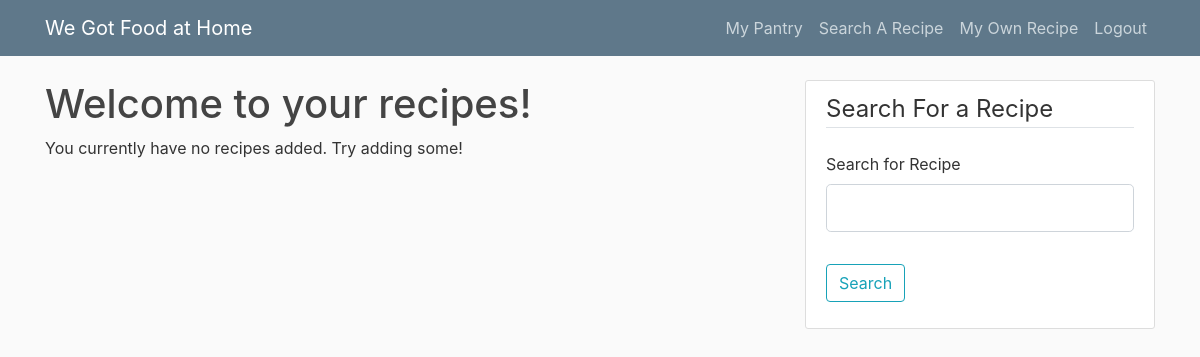
The app's page /search_recipe (signed in), older data.
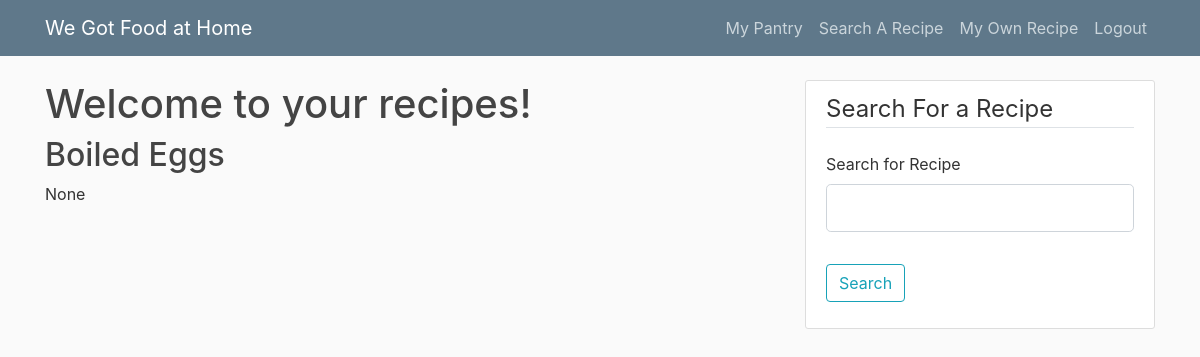
The same page, newer data.
### wdwh/models.py (models this page shows, shortened)
class Recipe(db.Model):
    id = db.Column(db.Integer, primary_key=True)
    name = db.Column(db.String(120), nullable=False)
    instructions = db.Column(db.Text)
    ingredients = db.relationship('Ingredient', backref='recipe', lazy=True)
    user_id = db.Column(db.Integer, db.ForeignKey('user.id'))

### wdwh/routes.py (the view)
@app.route("/search_recipe", methods=["GET", "POST"])
@login_required
def search_recipe():
    search_form = SearchRecipeForm()
    if search_form.validate_on_submit():
        recipe_name = search_form.query.data
    all_recipes = Recipe.query.filter_by(user_id=current_user.id).all()
    return render_template("search_recipe.html", title="Search Recipe", form=search_form, recipes=all_recipes)

### wdwh/forms.py
class SearchRecipeForm(FlaskForm):
    query = StringField("Search for Recipe", validators=[DataRequired()])
    submit = SubmitField("Search")

### wdwh/models.py (called while the page is built)
@login_manager.user_loader
def load_user(user_id):
    return User.query.get(int(user_id))

### wdwh/templates/search_recipe.html (shortened to what this page needs)
{% extends "layout.html" %}
{% block content %}
    <h1>Welcome to your recipes!</h1>
    {% if recipes %}
        {% for recipe in recipes%}
            <h2>{{recipe.name}}</h2>
            <p>{{recipe.instructions}}</p>
        {% endfor %}
    {% else %}
        You currently have no recipes added. Try adding some!
    {% endif %}
{% endblock content %}
{% block side %}
<div class="content-section">
    <form method="POST" action="">
            <fieldset class="form-group">
                <legend class="border-bottom mb-4">Search For a Recipe</legend>
                <div class="form-group">
                    {{ form.query.label(class="form-control-label") }}
                    {% if form.query.errors %}
                        {{ form.query(class="form-control form-control-lg is-invalid") }}
                        <div class="invalid-feedback">
                            {% for error in form.query.errors %}
                                <span>{{ error }}</span>
                            {% endfor %}
                        </div>
                    {% else %}
                        {{ form.query(class="form-control form-control-lg") }}
                    {% endif %}
                </div>
            </fieldset>
            <div class="form-group">
                {{ form.submit(class="btn btn-outline-info") }}
            </div>
    </form>
</div>
{% endblock side %}

Row changes from the older to the newer data that the page shows:
added Recipe: name "Boiled Eggs", instructions "None"
Text that changed along with them:
text no longer shown: "You currently have no recipes added. Try adding some!"
